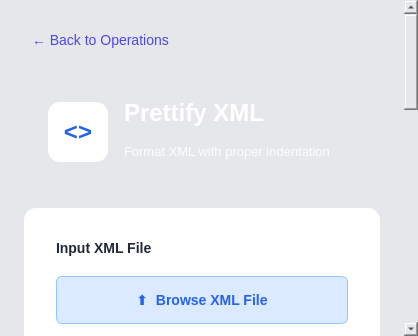
<?xml version="1.0" encoding="UTF-8"?>
<ui version="4.0">
 <class>FormattingPage</class>
 <widget class="QWidget" name="FormattingPage">
  <property name="windowTitle">
   <string>Prettify XML</string>
  </property>

  <!-- Main layout of the page -->
  <layout class="QVBoxLayout" name="rootLayout">
   <property name="leftMargin">
    <number>0</number>
   </property>
   <property name="rightMargin">
    <number>0</number>
   </property>
   <property name="topMargin">
    <number>0</number>
   </property>
   <property name="bottomMargin">
    <number>0</number>
   </property>

   <!-- ===================== -->
   <!--   SCROLL AREA HERE    -->
   <!-- ===================== -->
   <item>
    <widget class="QScrollArea" name="scrollArea">
     <property name="widgetResizable">
      <bool>true</bool>
     </property>
     <property name="frameShape">
      <enum>QFrame::NoFrame</enum>
     </property>

     <widget class="QWidget" name="scrollAreaWidgetContents">
      <layout class="QVBoxLayout" name="mainLayout">
       <property name="spacing">
        <number>16</number>
       </property>
       <property name="leftMargin">
        <number>24</number>
       </property>
       <property name="topMargin">
        <number>24</number>
       </property>
       <property name="rightMargin">
        <number>24</number>
       </property>
       <property name="bottomMargin">
        <number>24</number>
       </property>

       <!-- ========================= -->
       <!-- BEGIN ORIGINAL UI CONTENT -->
       <!-- ========================= -->

       <item>
        <widget class="QPushButton" name="backButton">
         <property name="text">
          <string>← Back to Operations</string>
         </property>
         <property name="cursor">
          <cursorShape>PointingHandCursor</cursorShape>
         </property>
        </widget>
       </item>

       <item>
        <widget class="QWidget" name="headerWidget" native="true">
         <property name="minimumSize">
          <size><width>0</width><height>120</height></size>
         </property>
         <layout class="QHBoxLayout" name="headerLayout">
          <property name="spacing"><number>16</number></property>
          <property name="leftMargin"><number>24</number></property>
          <property name="topMargin"><number>24</number></property>
          <property name="rightMargin"><number>24</number></property>
          <property name="bottomMargin"><number>24</number></property>

          <item>
           <widget class="QLabel" name="iconLabel">
            <property name="minimumSize">
             <size><width>60</width><height>60</height></size>
            </property>
            <property name="maximumSize">
             <size><width>60</width><height>60</height></size>
            </property>
            <property name="styleSheet">
             <string notr="true">background-color: white; border-radius: 12px; font-size: 24px; font-weight: bold; color: #2563eb;</string>
            </property>
            <property name="text"><string>&lt;&gt;</string></property>
            <property name="alignment">
             <set>Qt::AlignCenter</set>
            </property>
           </widget>
          </item>

          <item>
           <layout class="QVBoxLayout" name="headerTextLayout">
            <property name="spacing"><number>4</number></property>

            <item>
             <widget class="QLabel" name="titleLabel">
              <property name="text">
               <string>Prettify XML</string>
              </property>
             </widget>
            </item>

            <item>
             <widget class="QLabel" name="subtitleLabel">
              <property name="text">
               <string>Format XML with proper indentation</string>
              </property>
             </widget>
            </item>
           </layout>
          </item>

          <item>
           <spacer name="horizontalSpacer">
            <property name="orientation">
             <enum>Qt::Horizontal</enum>
            </property>
            <property name="sizeHint" stdset="0">
             <size><width>40</width><height>20</height></size>
            </property>
           </spacer>
          </item>
         </layout>
        </widget>
       </item>

       <item>
        <widget class="QWidget" name="contentWidget" native="true">
         <layout class="QVBoxLayout" name="contentLayout">
          <property name="spacing"><number>20</number></property>
          <property name="leftMargin"><number>32</number></property>
          <property name="topMargin"><number>32</number></property>
          <property name="rightMargin"><number>32</number></property>
          <property name="bottomMargin"><number>32</number></property>

          <item>
           <widget class="QLabel" name="inputLabel">
            <property name="text">
             <string>Input XML File</string>
            </property>
           </widget>
          </item>

          <item>
           <widget class="QPushButton" name="browseButton">
            <property name="minimumSize">
             <size><width>0</width><height>48</height></size>
            </property>
            <property name="cursor">
             <cursorShape>PointingHandCursor</cursorShape>
            </property>
            <property name="text">
             <string>⬆  Browse XML File</string>
            </property>
           </widget>
          </item>

          <item>
           <widget class="QLabel" name="orLabel">
            <property name="text"><string>OR</string></property>
            <property name="alignment">
             <set>Qt::AlignCenter</set>
            </property>
           </widget>
          </item>

          <item>
           <widget class="QTextEdit" name="inputTextEdit">
            <property name="minimumSize">
             <size><width>0</width><height>200</height></size>
            </property>
           </widget>
          </item>

          <item>
           <widget class="QPushButton" name="prettifyButton">
            <property name="minimumSize">
             <size><width>0</width><height>50</height></size>
            </property>
            <property name="cursor">
             <cursorShape>PointingHandCursor</cursorShape>
            </property>
            <property name="text">
             <string>&lt;&gt;  Prettify XML</string>
            </property>
           </widget>
          </item>

          <item>
           <widget class="QLabel" name="outputLabel">
            <property name="text"><string>Formatted XML</string></property>
           </widget>
          </item>

          <item>
           <widget class="QTextEdit" name="outputTextEdit">
            <property name="minimumSize">
             <size><width>0</width><height>250</height></size>
            </property>
            <property name="readOnly"><bool>true</bool></property>
           </widget>
          </item>

          <item>
           <widget class="QPushButton" name="downloadButton">
            <property name="minimumSize">
             <size><width>0</width><height>45</height></size>
            </property>
            <property name="cursor">
             <cursorShape>PointingHandCursor</cursorShape>
            </property>
            <property name="text">
             <string>⬇  Download</string>
            </property>
           </widget>
          </item>

         </layout>
        </widget>
       </item>

       <!-- ======================= -->
       <!-- END ORIGINAL UI CONTENT -->
       <!-- ======================= -->

      </layout>
     </widget>
    </widget>
   </item>

  </layout>

  <!-- Copy your original stylesheet exactly -->
  <property name="styleSheet">
   <string notr="true">
QWidget {
    background-color: #e5e7eb;
}
QLabel {
    background-color: transparent;
}

QPushButton#backButton {
    background-color: transparent;
    border: none;
    color: #4f46e5;
    font-size: 14px;
    text-align: left;
    padding: 8px;
}

QPushButton#backButton:hover {
    background-color: rgba(79, 70, 229, 0.1);
    border-radius: 6px;
}

QWidget#headerWidget {
    background: qlineargradient(x1:0, y1:0, x2:1, y2:0,
                                stop:0 #2563eb, stop:1 #0891b2);
    border-radius: 12px;
}

QLabel#titleLabel {
    color: white;
    font-size: 24px;
    font-weight: bold;
}

QLabel#subtitleLabel {
    color: rgba(255, 255, 255, 0.9);
    font-size: 13px;
}

QWidget#contentWidget {
    background-color: white;
    border-radius: 12px;
}

QLabel#inputLabel, QLabel#outputLabel {
    color: #1f2937;
    font-size: 14px;
    font-weight: 600;
}

QPushButton#browseButton {
    background-color: #dbeafe;
    color: #2563eb;
    border: 1px solid #93c5fd;
    border-radius: 6px;
    padding: 12px 24px;
    font-size: 14px;
    font-weight: 500;
}

QPushButton#browseButton:hover {
    background-color: #bfdbfe;
}

QLabel#orLabel {
    color: #0859faff;
    font-size: 13px;
}

QTextEdit#inputTextEdit {
    background-color: #f9fafb;
    border: 1px solid #e5e7eb;
    border-radius: 8px;
    padding: 12px;
    font-family: 'Courier New', monospace;
    font-size: 13px;
    color: #374151;
}

QTextEdit#inputTextEdit:focus {
    border: 2px solid #3b82f6;
    background-color: white;
}

QTextEdit#outputTextEdit {
    background-color: #f0f9ff;
    border: 1px solid #bae6fd;
    border-radius: 8px;
    padding: 12px;
    font-family: 'Courier New', monospace;
    font-size: 13px;
    color: #0c4a6e;
}

QPushButton#prettifyButton {
    background-color: #2563eb;
    color: white;
    border: none;
    border-radius: 8px;
    padding: 14px 28px;
    font-size: 15px;
    font-weight: 600;
}

QPushButton#prettifyButton:hover {
    background-color: #1d4ed8;
}

QPushButton#prettifyButton:pressed {
    background-color: #1e40af;
}

QPushButton#downloadButton {
    background-color: #3b82f6;
    color: white;
    border: none;
    border-radius: 8px;
    padding: 12px 24px;
    font-size: 14px;
    font-weight: 600;
}

QPushButton#downloadButton:hover {
    background-color: #2563eb;
}

QPushButton#downloadButton:pressed {
    background-color: #1d4ed8;
}
   </string>
  </property>

 </widget>
 <resources/>
 <connections/>
</ui>
